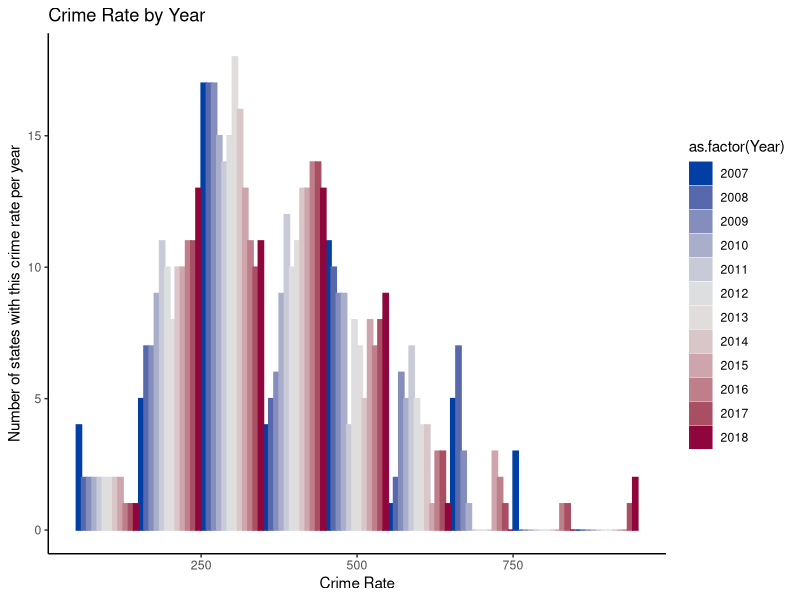
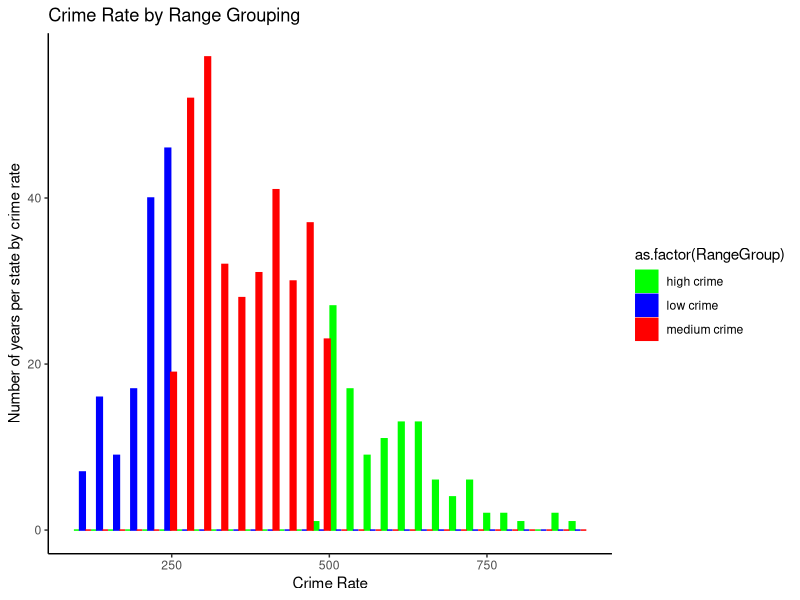

R code for these plots, in order:
## ---- chunk 1
knitr::opts_chunk$set(echo = TRUE)
## ---- chunk 2
library(tidyverse)

df <- read.csv("Sampledata2.csv")

df <- df %>% mutate(RangeGroup=case_when(CrimeRate < 250 ~ "low crime", CrimeRate >= 250 & CrimeRate <= 500 ~ "medium crime", CrimeRate > 500 ~ "high crime")) 

n <- length(unique(df$Year))
col = colorspace::diverge_hcl(n)
col

col1=c("green","blue","red")
col1
## ---- chunk 3

ggplot(df, aes(x=CrimeRate, color=as.factor(Year), fill=as.factor(Year))) + 
  geom_histogram(position="dodge", binwidth=100, bins=5) +
  scale_color_manual(values=col) +
  scale_fill_manual(values=col) +
  labs(title="Crime Rate by Year", x="Crime Rate", y="Number of states with this crime rate per year") +
  theme_classic()

ggplot(df, aes(x=CrimeRate, color=as.factor(RangeGroup), fill=as.factor(RangeGroup))) + 
  geom_histogram(position="dodge") +
  scale_color_manual(values=col1) +
  scale_fill_manual(values=col1) +
  labs(title="Crime Rate by Range Grouping", x="Crime Rate", y="Number of years per state by crime rate") +
  theme_classic()
